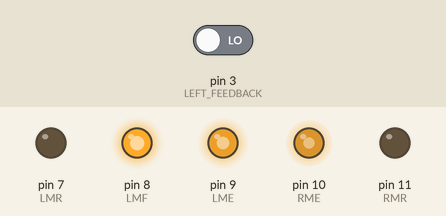
Simulated run of this sketch. Board: Arduino Uno, built with avr-gcc and run on an emulated ATmega328P. Parts: output pins drawn as LEDs (lit = HIGH). The inputs (shaded band) are chosen by the test bench; at power-on: pin 3 (LEFT_FEEDBACK) LOW.

Above: at 0.05 s.
At 8.15 s:
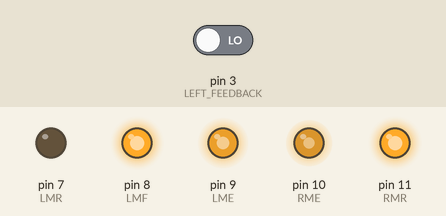
At 20.4 s:
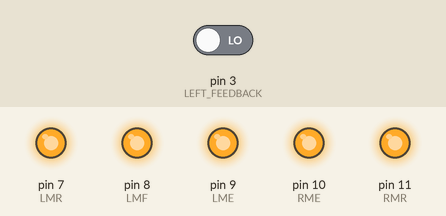
Timing chart, 0 to 25.8 s (numbered marks = the images above):
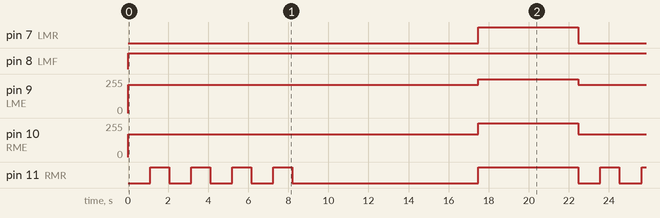

Measured:
- by itself, pin 7 (LMR): alternates HIGH for 5.0 s and LOW for 17.5 s
- by itself, pin 8 (LMF): LOW → HIGH at 0.00 s
- by itself, pin 9 (LME): alternates 255/255 for 5.0 s and 211/255 for 17.5 s
- by itself, pin 10 (RME): alternates 255/255 for 5.0 s and 172/255 for 17.5 s
- by itself, pin 11 (RMR): repeats every 22.5 s: 3 × (LOW 1.1 s, HIGH 0.95 s), LOW 9.3 s, HIGH 5.0 s, LOW 1.1 s, HIGH 0.95 s

The sketch:

story5.ino
```cpp
int LME = 9;
int LMR = 7;
int LMF = 8;
int RME = 10;
int RMR = 11;
int RMF = 12;
int leftspeed = 211;
int rightspeed = 172;
int turn90 = 947;

const int LEFT_FEEDBACK = 3; // Pin numbers on Rover
const int RIGHT_FEEDBACK = 3;

volatile int leftcounter = 0; // initiate counter to zero for start
volatile int rightcounter = 0; // counter could always be reset

void setup() {
  Serial.begin(115200);
  pinMode(LME, OUTPUT);
  pinMode(RMR, OUTPUT);
  pinMode(RME, OUTPUT);
  pinMode(LMF, OUTPUT);
  pinMode(LMR, OUTPUT);
  pinMode(LME, OUTPUT);

  attachInterrupt(digitalPinToInterrupt(LEFT_FEEDBACK),LeftMotorISR,RISING);
  attachInterrupt(digitalPinToInterrupt(RIGHT_FEEDBACK),RightMotorISR,RISING);
}

void loop() {
   forwards();
   makesquare(4);
    forwards();
    delay(1100);
    leftsquare(4);
   stop(5000);

  /*if(millis() >= 10000){
    stop(20000);
  }else{


 // }
  */
}
void forwards() {
  analogWrite(LME, leftspeed);
  analogWrite(RME, rightspeed);
  digitalWrite(LMF, HIGH);
  digitalWrite(RMF, HIGH);
  digitalWrite(LMR, LOW);
  digitalWrite(RMR, LOW);
}

void turnright(int turn90){
  analogWrite(LME, leftspeed);
  analogWrite(RME, rightspeed);
  digitalWrite(RMR, HIGH);
  digitalWrite(RMF, LOW);
  delay(turn90);
}

void makesquare(int turns) {
  for (int i = 0; i < turns; i++) {
    forwards();
    delay(1100);
    turnright(turn90);
   }
}

void leftsquare(int turns) {
  for (int i = 0; i < turns; i++) {
    forwards();
    delay(1100);
    turnleft(turn90);
   }
}
void turnleft(int turn90){
  analogWrite(LME, leftspeed);
  analogWrite(RME, rightspeed);
  digitalWrite(RMR, LOW);
  digitalWrite(RMF, HIGH);
  delay(turn90);
}
void timedForward() {

    if (rightcounter < 975){
      forwards();

    } else {
      //exit(0);
      stop(20000);
    }
}

void forwardWithDelay(int time) {
  analogWrite(LME, leftspeed);
  analogWrite(RME, rightspeed);
  digitalWrite(LMF, HIGH);
  digitalWrite(RMF, HIGH);
  digitalWrite(LMR, LOW);
  digitalWrite(RMR, LOW);
  delay(10000);

}

void stop(int time) {
  digitalWrite(LME, HIGH);
  digitalWrite(RME, HIGH);
  digitalWrite(LMF, HIGH);
  digitalWrite(RMF, HIGH);
  digitalWrite(LMR, HIGH);
  digitalWrite(RMR, HIGH);
  delay(time);
}


void LeftMotorISR(){
    // adds one to the counter on each motor revolution
    leftcounter++;
}

void RightMotorISR(){
    // adds one to the counter on each motor revolution
    rightcounter++;
}
```
